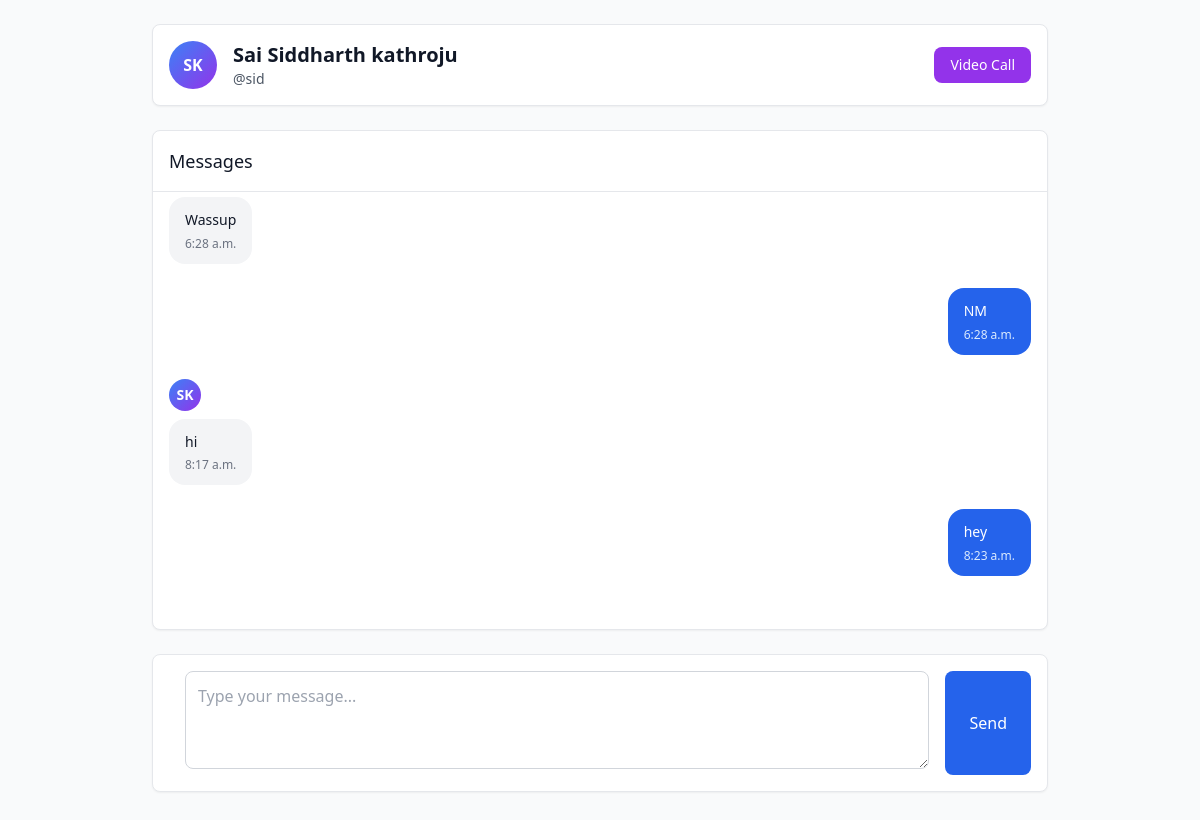
The app's page /message/1/ (signed in) with its own data.
### main/models.py (models this page shows, shortened)
class DirectMessage(models.Model):
    sender = models.ForeignKey(User, on_delete=models.CASCADE, related_name='sent_messages')
    receiver = models.ForeignKey(User, on_delete=models.CASCADE, related_name='received_messages')
    message = models.TextField()
    is_read = models.BooleanField(default=False)
    timestamp = models.DateTimeField(auto_now_add=True)
    class Meta:
        ordering = ['timestamp']

### main/views.py (the view)
# urls.py: path('message/<int:user_id>/', views.direct_message, name='direct_message'),
@login_required
def direct_message(request, user_id):
    other_user = get_object_or_404(User, id=user_id)
    if request.method == 'POST':
        form = DirectMessageForm(request.POST)
        if form.is_valid():
            message = form.save(commit=False)
            message.sender = request.user
            message.receiver = other_user
            message.save()
            return redirect('direct_message', user_id=user_id)
    else:
        form = DirectMessageForm()
    messages_list = DirectMessage.objects.filter(
        (Q(sender=request.user, receiver=other_user) | Q(sender=other_user, receiver=request.user))
    ).order_by('timestamp')
    DirectMessage.objects.filter(sender=other_user, receiver=request.user, is_read=False).update(is_read=True)
    context = {
        'other_user': other_user,
        'messages': messages_list,
        'form': form,
        'is_connected': Connection.are_connected(request.user, other_user)
    }
    return render(request, 'main/direct_message.html', context)

### main/forms.py
class DirectMessageForm(forms.ModelForm):
    class Meta:
        model = DirectMessage
        fields = ['message']
        widgets = {
            'message': forms.Textarea(attrs={
                'rows': 3,
                'placeholder': 'Type your message...',
                'class': 'w-full p-3 border border-gray-300 rounded-lg focus:ring-2 focus:ring-blue-500 focus:border-blue-500'
            }),
        }

### main/context_processors.py (called while the page is built)
def unread_messages_count(request):
    if request.user.is_authenticated:
        unread_count = DirectMessage.objects.filter(
            receiver=request.user,
            is_read=False
        ).count()
        return {'unread_messages_count': unread_count}
    return {'unread_messages_count': 0}

### main/models.py (called while the page is built)
    @classmethod
    def are_connected(cls, user1, user2):
        return cls.objects.filter(
            (models.Q(sender=user1, receiver=user2) | models.Q(sender=user2, receiver=user1)),
            status='accepted'
        ).exists()

### templates/main/direct_message.html (shortened to what this page needs)
{% extends 'main/base_with_sidebar.html' %}
{% block content %}
<div class="p-6">
    <div class="max-w-4xl mx-auto">
        <div class="bg-white rounded-lg shadow-sm border border-gray-200 p-4 mb-6">
            <div class="flex items-center justify-between">
                <div class="flex items-center">
                    {% if other_user.userprofile.avatar %}
                        <img src="{{ other_user.userprofile.avatar.url }}" alt="{{ other_user.get_full_name }}" class="w-12 h-12 rounded-full object-cover mr-4">
                    {% else %}
                        <div class="w-12 h-12 bg-gradient-to-br from-blue-500 to-purple-600 rounded-full flex items-center justify-center text-white font-bold mr-4">
                            {{ other_user.first_name|first|upper }}{{ other_user.last_name|first|upper }}
                        </div>
                    {% endif %}
                    <div>
                        <h1 class="text-xl font-semibold text-gray-900">{{ other_user.get_full_name }}</h1>
                        <p class="text-sm text-gray-600">@{{ other_user.username }}</p>
                    </div>
                </div>
                <div class="flex space-x-2">
                    {% if is_connected %}
                        <a href="{% url 'schedule_video_call' other_user.id %}" class="bg-purple-600 text-white px-4 py-2 rounded-lg text-sm font-medium hover:bg-purple-700 transition-colors">
                            Video Call
                        </a>
                    {% else %}
                        <span class="text-yellow-600 text-sm font-medium">Not Connected</span>
                    {% endif %}
                </div>
            </div>
        </div>
        <div class="bg-white rounded-lg shadow-sm border border-gray-200 mb-6" style="height: 500px;">
            <div class="p-4 border-b border-gray-200">
                <h2 class="text-lg font-medium text-gray-900">Messages</h2>
            </div>
            <div class="p-4 overflow-y-auto" style="height: 400px;" id="messagesContainer">
                {% if messages %}
                    <div class="space-y-6">
                        {% regroup messages by sender as message_list %}
                        {% for sender_group in message_list %}
                            <div class="flex {% if sender_group.grouper == request.user %}justify-end{% else %}justify-start{% endif %}">
                                <div class="max-w-xs lg:max-w-md">
                                    {% if sender_group.grouper != request.user %}
                                        <div class="flex items-end mb-2">
                                            {% if other_user.userprofile.avatar %}
                                                <img src="{{ other_user.userprofile.avatar.url }}" alt="{{ other_user.get_full_name }}" class="w-8 h-8 rounded-full object-cover mr-2">
                                            {% else %}
                                                <div class="w-8 h-8 bg-gradient-to-br from-blue-500 to-purple-600 rounded-full flex items-center justify-center text-white text-sm font-bold mr-2">
                                                    {{ other_user.first_name|first|upper }}{{ other_user.last_name|first|upper }}
                                                </div>
                                            {% endif %}
                                        </div>
                                    {% endif %}
                                    <div class="{% if sender_group.grouper == request.user %}bg-blue-600 text-white{% else %}bg-gray-100 text-gray-900{% endif %} rounded-2xl px-4 py-3">
                                        {% for message in sender_group.list %}
                                            <div class="{% if not forloop.first %}mt-2 pt-2 border-t {% if sender_group.grouper == request.user %}border-blue-500{% else %}border-gray-200{% endif %}{% endif %}">
                                                <p class="text-sm leading-relaxed">{{ message.message }}</p>
                                                <p class="text-xs {% if sender_group.grouper == request.user %}text-blue-100{% else %}text-gray-500{% endif %} mt-1">
                                                    {{ message.timestamp|date:"g:i a" }}
                                                </p>
                                            </div>
                                        {% endfor %}
                                    </div>
                                </div>
                            </div>
                        {% endfor %}
                    </div>
                {% endif %}
            </div>
        </div>
        <div class="bg-white rounded-lg shadow-sm border border-gray-200 p-4">
            <form method="POST" class="flex space-x-4">
                <div class="flex-1">
                    {{ form.message }}
                </div>
                <button type="submit" class="bg-blue-600 text-white px-6 py-3 rounded-lg font-medium hover:bg-blue-700 transition-colors">
                    Send
                </button>
            </form>
        </div>
    </div>
</div>
{% endblock %}

### records on screen
DirectMessage: message "Wassup", timestamp "6:28 a.m."
DirectMessage: message "NM", timestamp "6:28 a.m."
DirectMessage: message "hi", timestamp "8:17 a.m."
DirectMessage: message "hey", timestamp "8:23 a.m."

### other values on screen
{{ other_user.first_name|first|upper }} "S"
{{ other_user.last_name|first|upper }} "K"
{{ other_user.get_full_name }} "Sai Siddharth kathroju"
{{ other_user.username }} "sid"
